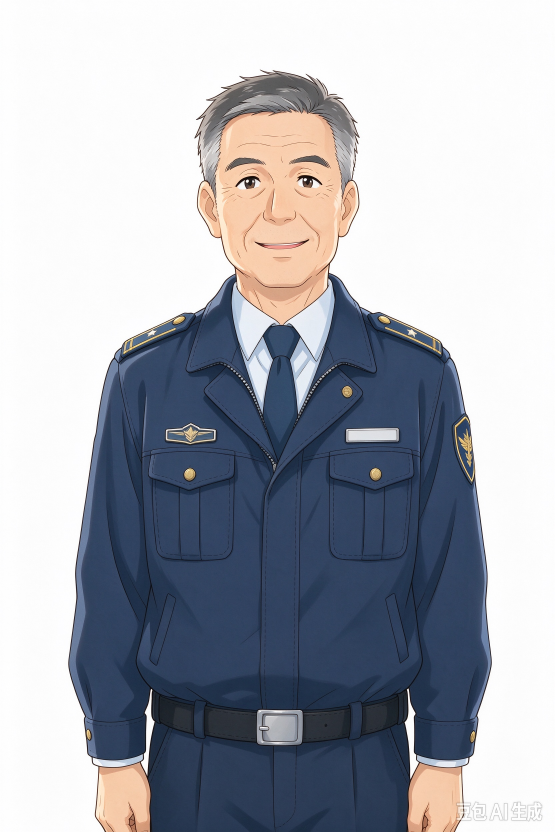
#> input picture laoding/保安形象图片/微笑表情（这个应该在对话者找到失物时候露出.png, 1664 x 2496 px (shown at 1/3 size)
$ python -i prep_guard.py   (imports and definitions only)
#> lines starting #> are read from the running program, lines starting #| are printed output that depends on the picture; after the words box and inside, x2 and y2 are one past the last pixel; in counts of white or black regions, pixels touching at a corner belong together
# -*- coding: utf-8 -*-
"""保安三张表情图 —— 一次性预处理：抠白底 → 按脸对齐 → 输出到 laoding/assets/。

为什么要"按脸对齐"：三张图**构图不一样** ——
  · 微笑 / 正常 是**半身**（1664×2496，头顶到胯）
  · 思考 是**头肩特写**（1280×1920，脸占的画面比例大一半）
直接按同一宽度缩放贴上去，对话里一换表情**头会"啪"地放大/位移**，比现在还假。
所以统一到一个**公共画布**上，按**脸**缩放+定位 ⇒ 换表情时头原地不动，只有表情/姿势变。

对齐量取自「**肤色框**」：`(r>185)&(g>135)&(g<220)&(b>105)&(b<195)&(r-b>38)&(r-g>22)`
取最大连通块（＝脸+脖子+耳；两只手是更小的另两块）。实测这个框的**几何中心**在三张图上
都正好落在**眼睛高度**（已出 `_face_check.png` 目视核对过），所以：
  缩放 = 目标脸高 / 框高      定位 = 框中心对到公共画布的脸心
⚠️ 不写死任何一张的像素坐标 —— 换图重跑不用改常数。

抠白底：白底不透明（mode=RGB，没有 alpha）⇒ 必须自己抠。
  ① 阈值 `min(r,g,b) < 240` 取前景（这个阈值 230~242 之间主体面积稳定，取中）
  ② **只留最大连通块** ⇒ 右下角那行"豆包AI生成"水印是独立小块，**顺手就摘掉了**
  ③ `binary_fill_holes` 把衬衫/领口的浅色洞补回来
  ④ **去白边**：主体内每个像素的颜色换成**最近的核心像素**的颜色（距离变换），
     否则抗锯齿那一圈留的是"主体×白"的混合色，贴在深色底上会有一圈灰白光晕
  ⑤ 1px 软边（高斯）

用法：
  python prep_guard.py                 # 输出 6 张到 laoding/assets/
  python prep_guard.py --sheet         # 只出对照片 _sheet.png，不写 assets
"""
import os, glob, sys
import numpy as np
from PIL import Image
from scipy import ndimage

SRC = 'D:/desktop/像素校园项目总目录/laoding/保安形象图片'
DST = 'D:/desktop/像素校园项目总目录/laoding/assets'
HERE = os.path.dirname(os.path.abspath(__file__))

# 公共画布 840×1080（长宽比 0.778，与原 SVG 的 120/156=0.769 基本一致）。
# 取景是**比**出来的（出过 `_frame_cands.png` 四档对照，按真实显示宽度 150px 看）：
#   · 720 宽时肩**顶出画面两侧**（横向硬切），头也偏小
#   · 840 宽时肩完整入画、四周留白，头大小可读
# 脸高 0.44H 是我这套图的源决定的上限：源图肩宽≈脸宽 3.2 倍（原 SVG 只有 1.5 倍），
# 想让整条肩线进画面，脸就不可能再大。
CW, CH = 840, 1080
FACE_H = 0.440 * CH          # 脸框高（发际→脖子根）占画布高的比例
EYE_Y = 0.350 * CH           # 眼睛高度落在哪一行（原 SVG 是 64/156=0.41）

# 文件名里的关键字 → 输出名。关键字取各文件名里唯一的那一段。
MOODS = [
    ('正常表情', 'normal', '正常'),
    ('思考表情', 'think',  '思考'),
    ('微笑表情', 'smile',  '微笑'),
]


def cut(path):
    """抠白底 → RGBA（含去白边）。返回 (rgba, fg_mask)"""
#> called with path = '微笑表情（这个应该在对话者找到失物时候露出.png'
    rgb = np.asarray(Image.open(path).convert('RGB')).astype(np.int16)
    fg = rgb.min(axis=2) < 240
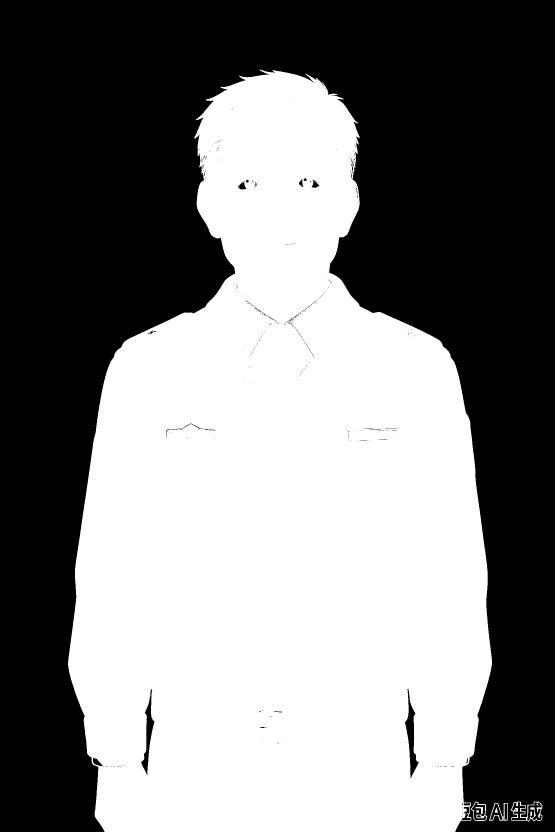
#> fg: shape (2496, 1664) bool (shown at 1/3 size); 49.8% white; 34 white regions (25 under 20 px), largest, box (x1, y1, x2, y2) and area: (204, 208, 1476, 2496) 2064360, (1532, 2404, 1628, 2465) 1661, (1467, 2409, 1523, 2462) 737
    lab, n = ndimage.label(fg)
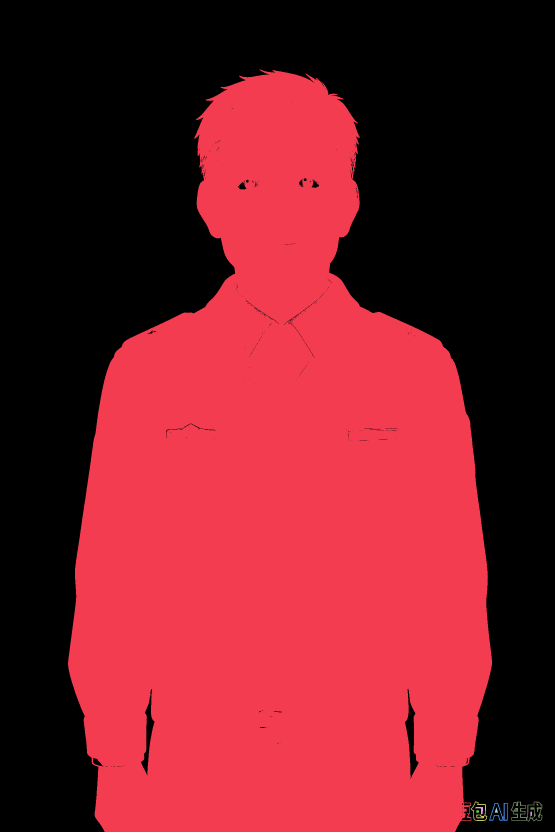
#> lab: shape (2496, 1664) int32 (shown at 1/3 size); 76 distinct labels, from 0 to 75; one colour per label, 0 black
#> n = 75
    sz = ndimage.sum(fg, lab, range(1, n + 1))
#> sz = 75 values, max 2064306 at index 0, min 1 at index 1, mean 27571.1
    fg = (lab == (int(np.argmax(sz)) + 1))                    # 只留最大块（水印一起没）
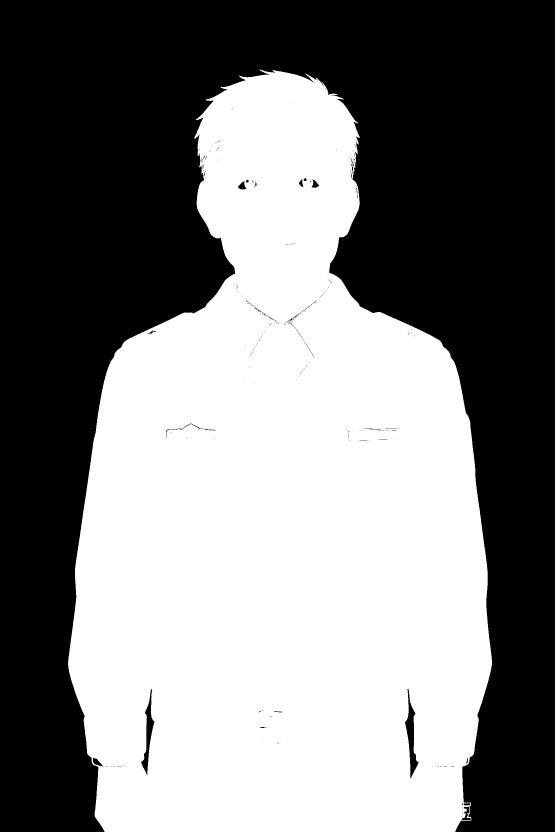
#> fg: shape (2496, 1664) bool (shown at 1/3 size); 49.7% white; 1 white region, box (x1, y1, x2, y2) and area: (204, 208, 1476, 2496) 2064306
    fg = ndimage.binary_fill_holes(fg)
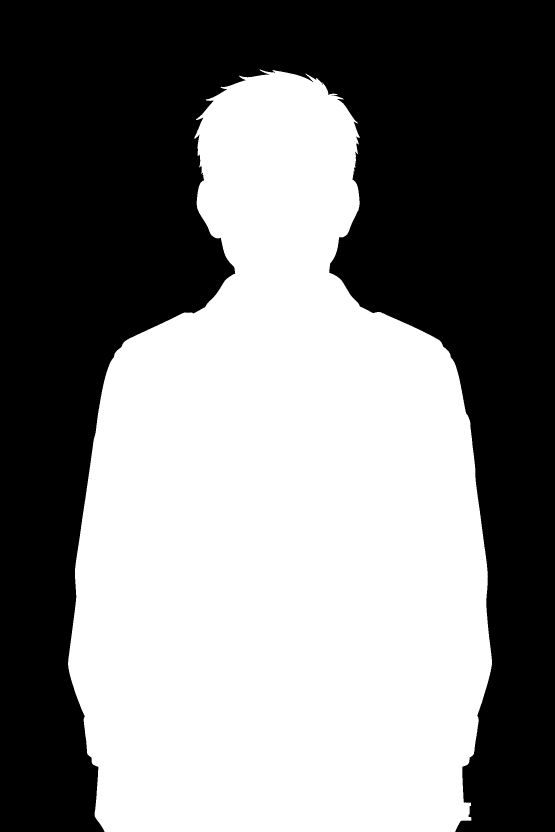
#> fg: shape (2496, 1664) bool (shown at 1/3 size); 50% white; 1 white region, box (x1, y1, x2, y2) and area: (204, 208, 1476, 2496) 2075313
    core = ndimage.binary_erosion(fg, np.ones((3, 3)), iterations=2)
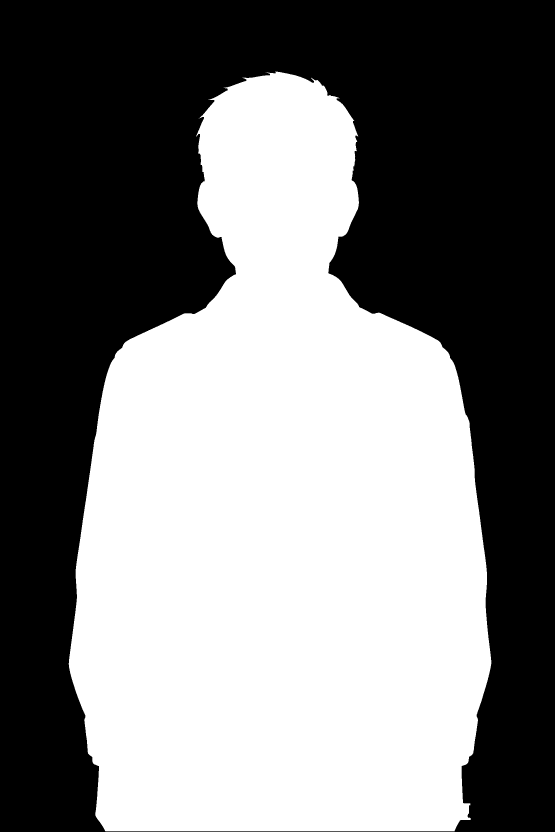
#> core: shape (2496, 1664) bool (shown at 1/3 size); 49.6% white; 2 white regions (1 under 20 px), largest, box (x1, y1, x2, y2) and area: (206, 214, 1474, 2494) 2058583
    idx = ndimage.distance_transform_edt(~core, return_distances=False, return_indices=True)
    clean = rgb[idx[0], idx[1]]
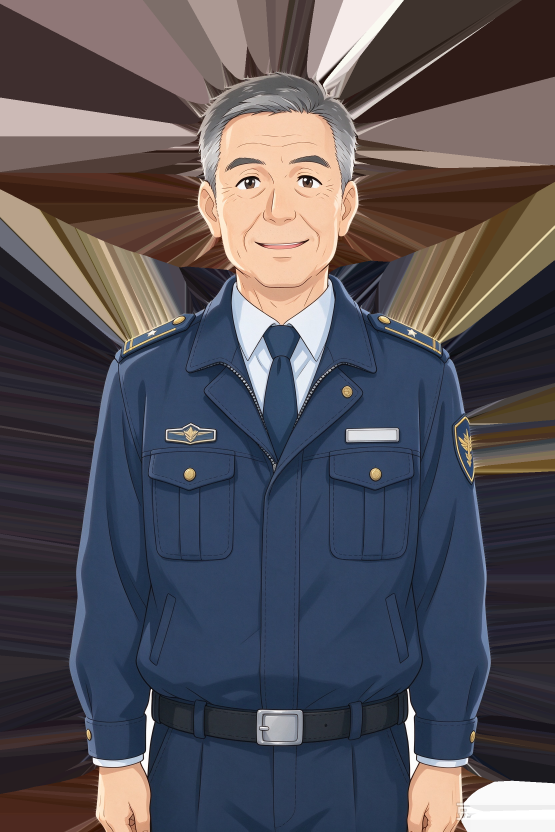
#> clean: shape (2496, 1664, 3) int16 (shown at 1/3 size); mean R, G, B 84.7, 81, 87.5
    alpha = ndimage.gaussian_filter(fg.astype(np.float32), 0.8)
    alpha[~ndimage.binary_dilation(fg, np.ones((3, 3)), iterations=2)] = 0.0
    return np.dstack([clean.astype(np.uint8), (np.clip(alpha, 0, 1) * 255).astype(np.uint8)]), fg


# [89 lines left out: functions face_box, place, face_box_canvas, save_png, main, not called in this run]


# [2 lines not run here, left out]

>>> result = cut('微笑表情（这个应该在对话者找到失物时候露出.png')
